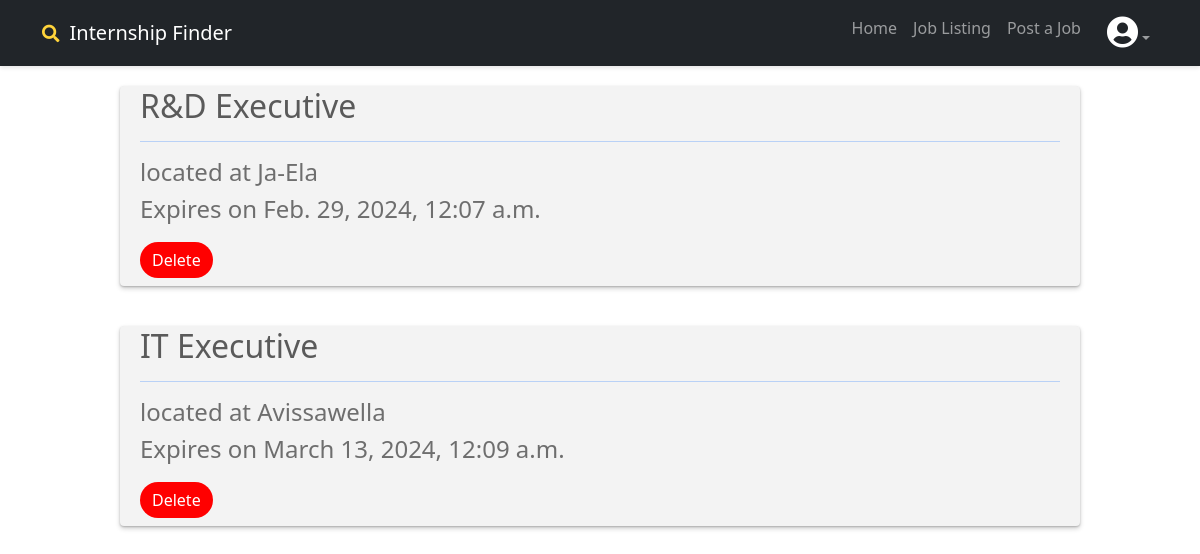
Page /internship-finder/my_joblist/2/ (signed in) on the committed database.
### finder/models.py (models this page shows, shortened)
class Job(models.Model):
    id = models.AutoField(primary_key=True)
    company = models.ForeignKey(Company, on_delete=models.CASCADE)
    title = models.CharField(max_length=255)
    description = models.TextField()
    email = models.EmailField()
    time_date = models.DateTimeField()
    skill = models.CharField(max_length=255)
    job_type = models.CharField(max_length=30)
    location = models.CharField(max_length=100)
    category = models.CharField(max_length=50)

### finder/views.py (the view)
# urls.py: path('my_joblist/<int:comp_id>/', views.my_joblist, name='my_joblist'),
def my_joblist(request, comp_id):
    if request.user.is_authenticated:
        profile = Company.objects.get(user=request.user)
        company = get_object_or_404(Company, pk=comp_id)
        joblist = Job.objects.filter(company=company)
        return render(request, "company_joblist.html", {'user_type': 'company', 'profile': profile, 'joblist': joblist, 'comp_id': comp_id})
    else:
        return redirect('company_login')

### finder/templates/company_joblist.html (shortened to what this page needs)
{% extends 'basic.html' %}
{% block body %}
<div class="responsive">
    {% if joblist %}
        {% for job in joblist %}
            <div class="list">
                <a href="{% url 'edit_job' job_id=job.id comp_id=comp_id %}" style="text-decoration: none;">
                    <h2>{{job.title}}</h2><hr>
                    <h4>located at {{job.location}}</h4>
                    <h4 class="expire_date">Expires on {{job.time_date}}</h4>
                </a>
                <form action="{% url 'delete_job' job.id %}" method="post">
                    <button type="submit" class="delete-btn">Delete</button>
                </form>
            </div>
        {% endfor %}
    {% else %}
        <h1 style="color: #585858; margin-top: 200px;">There is no content available for display at this time.</h1>
    {% endif %}
</div>
{% endblock %}

### rows in the picture
Job: title "R&D Executive", location "Ja-Ela", time_date "Feb. 29, 2024, 12:07 a.m."
Job: title "IT Executive", location "Avissawella", time_date "March 13, 2024, 12:09 a.m."
